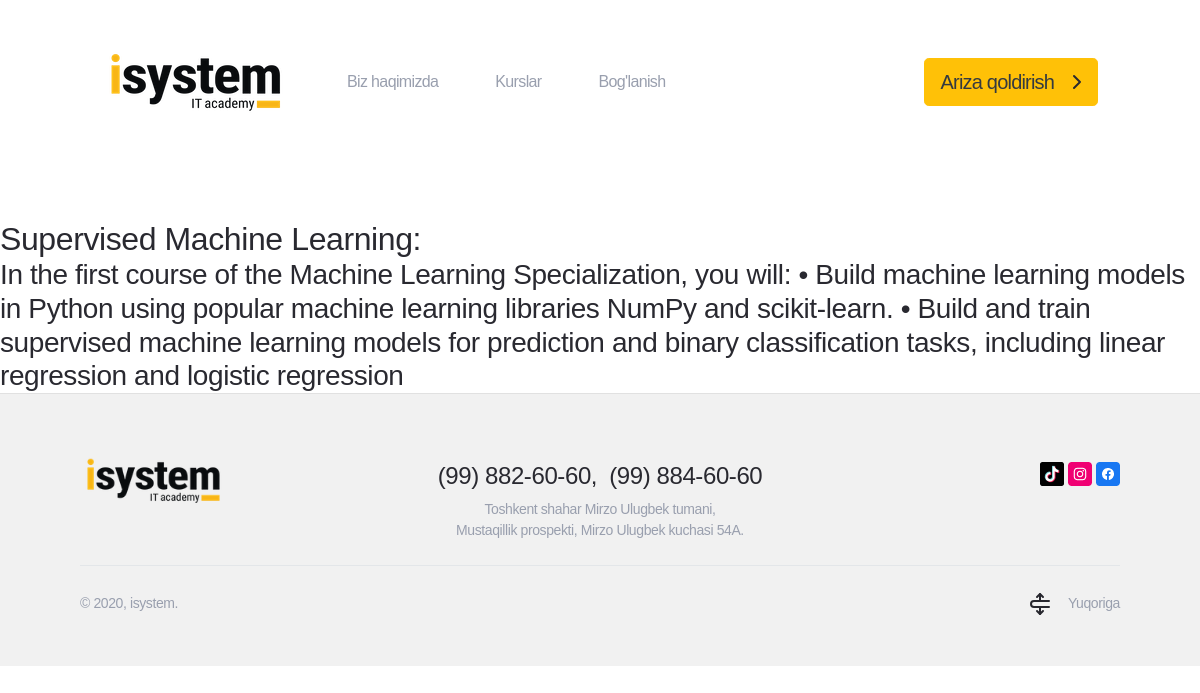
/courses/1, run on the app's committed database.
### courses/models.py (models this page shows, shortened)
class Courses(models.Model):
    title = models.CharField(max_length=100)
    month = models.IntegerField(default=3)
    day = models.IntegerField(default=3)
    price = models.IntegerField(default=0)
    desc = models.TextField()
    idx = models.IntegerField(default=0)
    is_published = models.BooleanField(default=False)
    created_at = models.DateTimeField(auto_now_add=True)

### courses/views.py (the view)
# urls.py: path('courses/<slug:pk>', courses_detail),
def courses_detail(request, pk):
    post = Courses.objects.get(idx=pk)
    context = {
        'post': post
    }
    return render(request, 'courses_detail.html', context)

### templates/courses_detail.html
{% extends 'base.html' %}
{% block content %}
     <h2>{{ post.title }}</h2>
     <h3>{{ post.desc }}</h3>
{% endblock %}

### data on the page
Courses: title "Supervised Machine Learning:", desc "In the first course of the Machine Learning Specialization, you will: • Build machine learning models in Python using popular machine learning libraries NumPy and scikit-learn. • Build and train supervised machine learning models for prediction and binary classification tasks, including linear regression and logistic regression"
